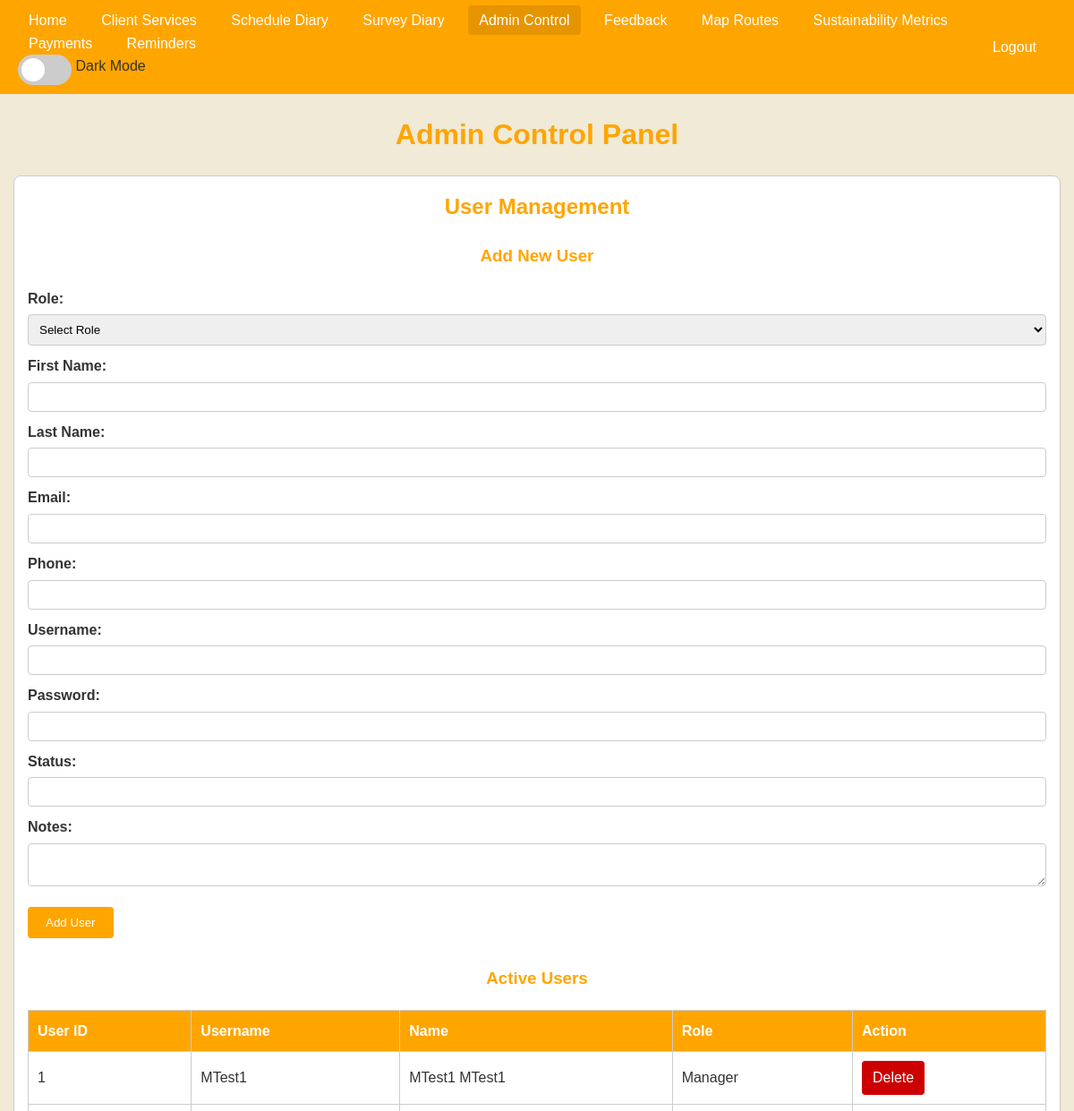
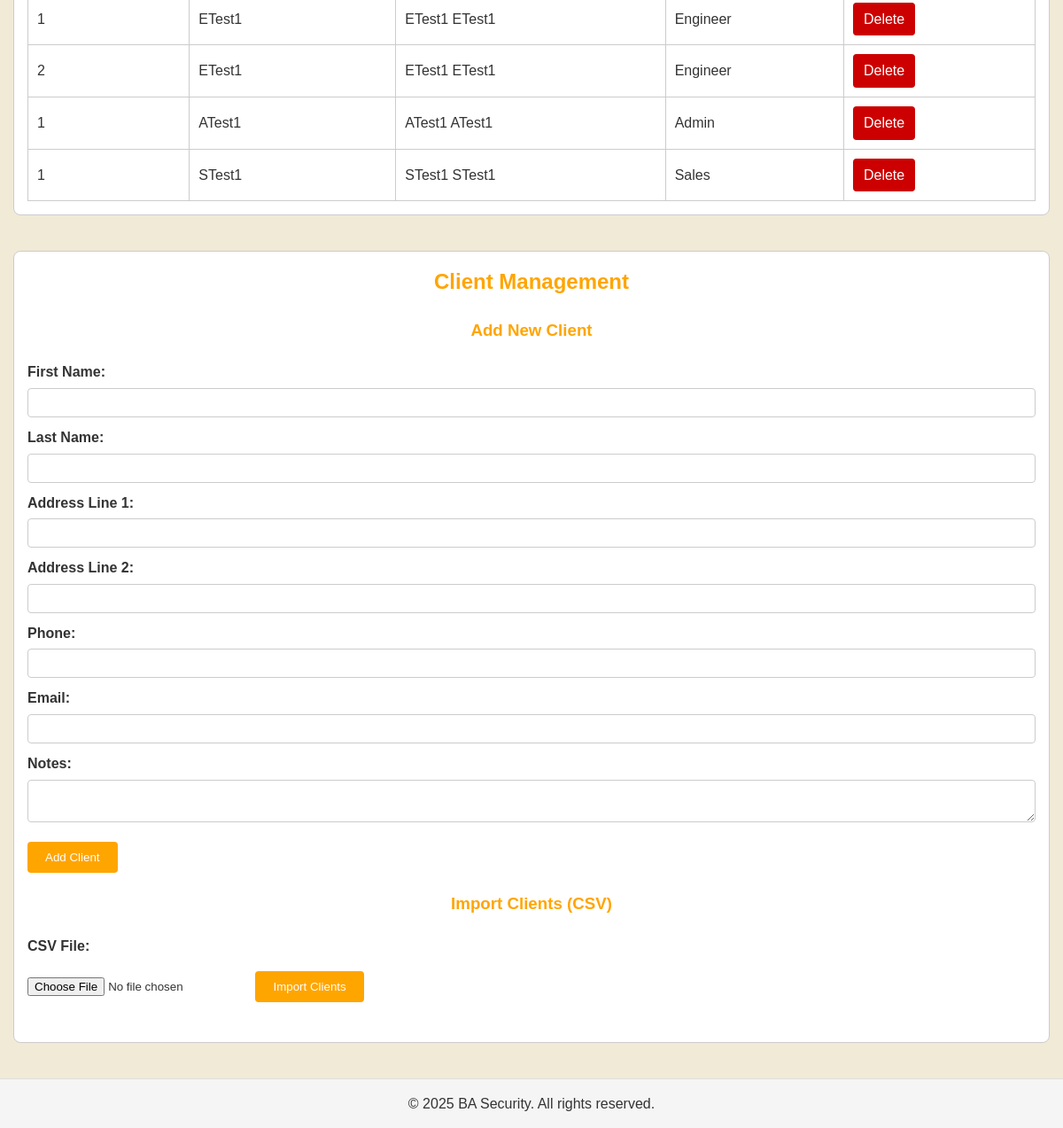
Page /adminControl.php (signed in) on the committed database (2 pictures, top to bottom).
### tables this page shows
CREATE TABLE `manager` (
  `managerID` int(11) NOT NULL,
  `managerFirstName` varchar(250) NOT NULL,
  `managerLastName` varchar(250) NOT NULL,
  `managerEmail` varchar(250) DEFAULT NULL,
  `managerPhone` varchar(50) DEFAULT NULL,
  `managerUsername` varchar(100) NOT NULL,
  `managerPassword` varchar(100) NOT NULL,
  `managerStatus` varchar(50) DEFAULT NULL,
  `managerNotes` varchar(300) DEFAULT NULL,
  `managerIsActive` tinyint(1) DEFAULT 1
);

CREATE TABLE `engineer` (
  `engineerID` int(11) NOT NULL,
  `engineerFirstName` varchar(250) NOT NULL,
  `engineerLastName` varchar(250) NOT NULL,
  `engineerEmail` varchar(250) DEFAULT NULL,
  `engineerPhone` varchar(50) DEFAULT NULL,
  `engineerSpeciality` varchar(100) DEFAULT NULL,
  `engineerUsername` varchar(100) NOT NULL,
  `engineerPassword` varchar(100) NOT NULL,
  `engineerStatus` varchar(50) DEFAULT NULL,
  `engineerNotes` varchar(300) DEFAULT NULL,
  `engineerIsActive` tinyint(1) DEFAULT 1
);

CREATE TABLE `salesteam` (
  `SalesID` int(11) NOT NULL,
  `salesFirstName` varchar(250) NOT NULL,
  `salesLastName` varchar(250) NOT NULL,
  `salesEmail` varchar(250) DEFAULT NULL,
  `salesPhone` varchar(50) DEFAULT NULL,
  `salesUsername` varchar(100) NOT NULL,
  `salesPassword` varchar(100) NOT NULL,
  `salesStatus` varchar(50) DEFAULT NULL,
  `salesNotes` varchar(300) DEFAULT NULL,
  `salesIsActive` tinyint(1) DEFAULT 1
);

### adminControl.php (the view, shortened to what this page needs)
<?php
include('database.php');
$activeUsers = [];
$query = "SELECT managerID AS userID, managerUsername AS username, managerFirstName AS firstName, managerLastName AS lastName, 'Manager' AS role FROM Manager WHERE managerIsActive = 1";
$result = mysqli_query($conn, $query);
if ($result) {
    while ($row = mysqli_fetch_assoc($result)) {
        $activeUsers[] = $row;
    }
}
$query = "SELECT engineerID AS userID, engineerUsername AS username, engineerFirstName AS firstName, engineerLastName AS lastName, 'Engineer' AS role FROM Engineer WHERE engineerIsActive = 1";
$result = mysqli_query($conn, $query);
if ($result) {
    while ($row = mysqli_fetch_assoc($result)) {
        $activeUsers[] = $row;
    }
}
$query = "SELECT adminID AS userID, adminUsername AS username, adminFirstName AS firstName, adminLastName AS lastName, 'Admin' AS role FROM Administrator WHERE adminIsActive = 1";
$result = mysqli_query($conn, $query);
if ($result) {
    while ($row = mysqli_fetch_assoc($result)) {
        $activeUsers[] = $row;
    }
}
$query = "SELECT SalesID AS userID, salesUsername AS username, salesFirstName AS firstName, salesLastName AS lastName, 'Sales' AS role FROM SalesTeam WHERE salesIsActive = 1";
$result = mysqli_query($conn, $query);
if ($result) {
    while ($row = mysqli_fetch_assoc($result)) {
        $activeUsers[] = $row;
    }
}
?>
<!DOCTYPE html>
<html lang="en">
<head>
    <link rel="stylesheet" href="adminControl.css">
    <link rel="stylesheet" href="darkmode.css">
</head>
<body>
    <nav class="navbar">
        <div class="nav-left">
            <a href="portal.php">Home</a>
            <a href="clientServices.php">Client Services</a>
            <a href="scheduleDiary.php">Schedule Diary</a>
            <a href="surveyDiary.php">Survey Diary</a>
            <a href="adminControl.php" class="active">Admin Control</a>
            <a href="feedback.php">Feedback</a>
            <a href="notifications.php">Map Routes</a>
            <a href="sustainabilityMetrics.php">Sustainability Metrics</a>
            <a href="payments.php">Payments</a>
            <a href="reminders.php">Reminders</a>
        </div>
        <div class="nav-right">
            <a href="logout.php">Logout</a>
        </div>
    </nav>
    <div class="container">
        <h1>Admin Control Panel</h1>
        <section class="user-management">
            <h2>User Management</h2>
            <div class="user-forms">
                <form method="post" action="adminControl.php">
                    <h3>Add New User</h3>
                    <label for="userRole">Role:</label>
                    <select name="userRole" id="userRole" required>
                        <option value="">Select Role</option>
                    </select>
                    <label for="firstName">First Name:</label>
                    <input type="text" name="firstName" id="firstName" required>
                    <label for="lastName">Last Name:</label>
                    <input type="text" name="lastName" id="lastName" required>
                    <label for="email">Email:</label>
                    <input type="email" name="email" id="email">
                    <label for="phone">Phone:</label>
                    <input type="text" name="phone" id="phone">
                    <label for="username">Username:</label>
                    <input type="text" name="username" id="username" required>
                    <label for="password">Password:</label>
                    <input type="password" name="password" id="password" required>
                    <label for="status">Status:</label>
                    <input type="text" name="status" id="status">
                    <label for="notes">Notes:</label>
                    <textarea name="notes" id="notes"></textarea>
                    <button type="submit" name="addUser">Add User</button>
                </form>
            </div>
            <div class="active-users-section">
                <h3>Active Users</h3>
                <table>
                    <thead>
                        <tr>
                            <th>User ID</th>
                            <th>Username</th>
                            <th>Name</th>
                            <th>Role</th>
                            <th>Action</th>
                        </tr>
                    </thead>
                    <tbody>
                        <?php if (!empty($activeUsers)): ?>
                            <?php foreach ($activeUsers as $u): ?>
                            <tr>
                                <td><?php echo htmlspecialchars($u['userID']); ?></td>
                                <td><?php echo htmlspecialchars($u['username']); ?></td>
                                <td><?php echo htmlspecialchars($u['firstName'] . " " . $u['lastName']); ?></td>
                                <td><?php echo htmlspecialchars($u['role']); ?></td>
                                <td>
                                    <a href="adminControl.php?action=deleteUser&role=<?php echo strtolower($u['role']); ?>&id=<?php echo $u['userID']; ?>" onclick="return confirm('Are you sure you want to delete this user?');" class="delete-btn">Delete</a>
                                </td>
                            </tr>
                            <?php endforeach; ?>
                        <?php else: ?>
                            <tr><td colspan="5">No active users found.</td></tr>
                        <?php endif; ?>
                    </tbody>
                </table>
            </div>
        </section>
        <section class="client-management">
            <h2>Client Management</h2>
            <div class="client-forms">
                <form method="post" action="adminControl.php">
                    <h3>Add New Client</h3>
                    <label for="clientFirstName">First Name:</label>
                    <input type="text" name="clientFirstName" id="clientFirstName" required>
                    <label for="clientLastName">Last Name:</label>
                    <input type="text" name="clientLastName" id="clientLastName" required>
                    <label for="clientAddress1">Address Line 1:</label>
                    <input type="text" name="clientAddress1" id="clientAddress1">
                    <label for="clientAddress2">Address Line 2:</label>
                    <input type="text" name="clientAddress2" id="clientAddress2">
                    <label for="clientPhone">Phone:</label>
                    <input type="text" name="clientPhone" id="clientPhone">
                    <label for="clientEmail">Email:</label>
                    <input type="email" name="clientEmail" id="clientEmail" required>
                    <label for="clientNotes">Notes:</label>
                    <textarea name="clientNotes" id="clientNotes"></textarea>
                    <button type="submit" name="addClient">Add Client</button>
                </form>
                <form method="post" action="adminControl.php" enctype="multipart/form-data">
                    <h3>Import Clients (CSV)</h3>
                    <label for="csvFile">CSV File:</label>
                    <input type="file" name="csvFile" id="csvFile" accept=".csv" required>
                    <button type="submit" name="importClients">Import Clients</button>
                </form>
            </div>
        </section>
    </div>
    <footer>
        <p>&copy; <?php echo date("Y"); ?> BA Security. All rights reserved.</p>
    </footer>
</body>
</html>

### adminControl.css (style rules this page uses)
* { margin: 0; padding: 0; box-sizing: border-box; }
body { font-family: Arial, sans-serif; background-color: #f0ead6; color: #333; line-height: 1.6; }
.navbar { background-color: #ffa500; display: flex; justify-content: space-between; align-items: center; padding: 10px 20px; }
.navbar .nav-left a, .navbar .nav-right a { color: #fff; text-decoration: none; padding: 8px 12px; margin-right: 10px; }
.navbar .nav-left a.active { background-color: #e69500; border-radius: 4px; }
.container { max-width: 1200px; margin: 20px auto; padding: 0 15px; }
h1, h2, h3 { text-align: center; color: #ffa500; margin-bottom: 20px; }
section { margin-bottom: 40px; background-color: #fff; padding: 15px; border: 1px solid #ccc; border-radius: 8px; }
form { margin-bottom: 20px; }
form label { display: block; margin-top: 10px; font-weight: bold; }
form input[type="text"], form input[type="email"], form input[type="password"], form textarea, form select { width: 100%; padding: 8px; margin-top: 5px; border: 1px solid #ccc; border-radius: 4px; }
form textarea { resize: vertical; }
form button { margin-top: 15px; padding: 10px 20px; background-color: #ffa500; color: #fff; border: none; border-radius: 4px; cursor: pointer; transition: background-color 0.3s; }
.user-forms, .client-forms { margin-bottom: 30px; }
table { width: 100%; border-collapse: collapse; margin-top: 15px; }
table th, table td { border: 1px solid #ccc; padding: 10px; text-align: left; vertical-align: middle; }
table th { background-color: #ffa500; color: #fff; }
.delete-btn { display: inline-block; padding: 6px 12px; background-color: #cc0000; color: #fff; text-decoration: none; border-radius: 4px; transition: background-color 0.3s; }
.active-users-section { margin-top: 20px; }
.active-users-section table { width: 100%; border-collapse: collapse; }
.active-users-section th, .active-users-section td { border: 1px solid #ccc; padding: 10px; text-align: left; }
.active-users-section th { background-color: #ffa500; color: #fff; }
footer { background-color: #f5f5f5; text-align: center; padding: 15px; border-top: 1px solid #ddd; margin-top: 20px; }

### rows in the picture
manager: managerID "1", managerUsername "MTest1", managerFirstName+managerLastName "MTest1 MTest1", role "Manager"
engineer: engineerID "1", engineerUsername "ETest1", engineerFirstName+engineerLastName "ETest1 ETest1", role "Engineer"
engineer: engineerID "2", engineerUsername "ETest1", engineerFirstName+engineerLastName "ETest1 ETest1", role "Engineer"
salesteam: SalesID "1", salesUsername "STest1", salesFirstName+salesLastName "STest1 STest1", role "Sales"

### other values in the picture
$u['userID'] "1"
$u['username'] "ATest1"
$u['firstName'] . " " . $u['lastName'] "ATest1 ATest1"
$u['role'] "Admin"
